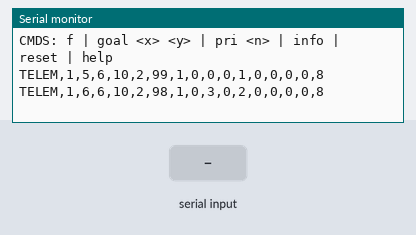
Simulated run of this sketch. Board: ESP8266 (NodeMCU). Parts: the last lines printed to the serial monitor. Inputs (shaded band) come from the test bench.

Above: at 1.4 s.
1.5 s: "fail\n" received over Serial
At 1.9 s:
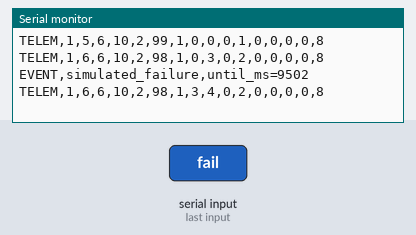
3.0 s: "pri\n" received over Serial
4.5 s: "info\n" received over Serial
6.0 s: "reset\n" received over Serial
At 6.5 s:
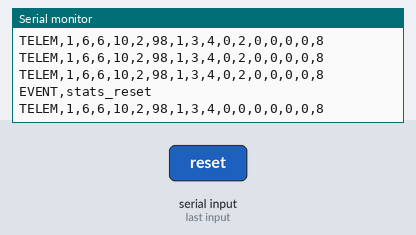
7.5 s: "90,45\n" received over Serial
10.5 s: "goal 90 45\n" received over Serial
Timing chart, 0 to 13.5 s (numbered marks = the images above; inputs shaded):
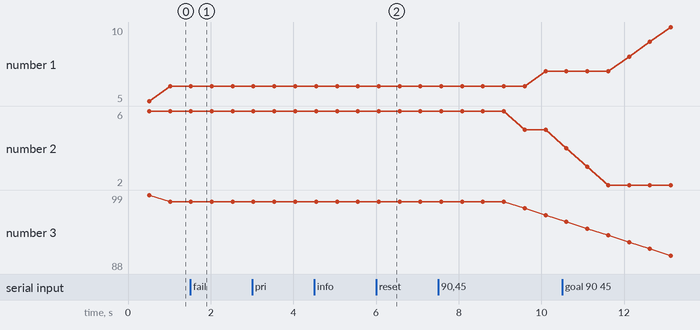

Measured:
- after the input at 1.5 s, the serial monitor: prints a new line at once (image 1)
- after the input at 6.0 s, the serial monitor: prints a new line at once (image 2)

The sketch:

esp8266.ino
```cpp
/*
 * ============================================================================
 * FUSION26 - Decentralized Warehouse AMR Fleet
 * ESP8266 + ESP-NOW firmware  (one board == one robot)
 * ============================================================================
 *
 * Each board is an independent decision-maker:
 *   1. keeps its own position, goal, battery, priority, status
 *   2. broadcasts a compact state/action packet over ESP-NOW
 *   3. receives peers' packets into a neighbor table
 *   4. expires stale peers and detects failures locally
 *   5. runs a tiny message-passing GNN (self + mean of neighbors)
 *   6. masks the proposed action with an independent safety filter
 *   7. executes one grid step, or WAITs
 *   8. adopts a failed peer's task if it is the best-placed claimant
 *
 * There is NO central controller. Peers talk directly (broadcast).
 *
 * ---------------------------------------------------------------------------
 * FLASHING (Arduino IDE):
 *   1. Tools > Board > "NodeMCU 1.0 (ESP-12E Module)" (or your board)
 *   2. Set a UNIQUE robot id below (ROBOT_ID) for every board and re-upload.
 *   3. Open Serial Monitor at 115200 baud.
 * ---------------------------------------------------------------------------
 * Serial commands (newline terminated):
 *   f            simulate this robot failing (go silent for a few sec)
 *   goal <x> <y> set my goal to a grid cell
 *   pri <n>      set my priority 0..10
 *   info         print configuration + MAC
 *   reset        clear statistics
 *   help         list commands
 * ============================================================================
 */

#include <ESP8266WiFi.h>

extern "C" {
#include <espnow.h>
}

#include "config.h"
#include "robot_packet.h"
#include "robot_state.h"
#include "grid.h"
#include "tiny_gnn.h"
#include "neighbor_table.h"
#include "safety_filter.h"
#include "task_market.h"

/* ----------------------------- globals ---------------------------------- */

static uint8_t BROADCAST_MAC[6] = {0xFF, 0xFF, 0xFF, 0xFF, 0xFF, 0xFF};

static LocalState    selfState;
static NeighborTable neighborTable;
static WarehouseGrid grid;

static uint32_t gLastBroadcastMs = 0;
static uint32_t gLastMoveMs      = 0;
static uint32_t gLastTelemetryMs = 0;
static uint32_t gRng             = 0x1BADB002u ^ ((uint32_t)ROBOT_ID * 2654435761u);
static uint32_t gSilentUntilMs   = 0;
static uint16_t gSeq             = 0;

/* stats */
static uint32_t gMoves = 0, gWaits = 0, gConflicts = 0;
static uint32_t gAdoptions = 0, gDeliveries = 0, gGnnRuns = 0;
static uint32_t gLastInferUs = 0;
static int      gLastAction = ACT_WAIT;
static float    gLastScores[ACTIONS] = {0};

/* ESP-NOW receive queue (filled in callback, drained in loop) */
static const uint8_t RX_QUEUE_SIZE = 8;
static RobotPacket   gRxQueue[RX_QUEUE_SIZE];
static volatile uint8_t gRxHead = 0;
static volatile uint8_t gRxTail = 0;

/* ----------------------------- helpers ---------------------------------- */

static inline uint32_t xorshift32(uint32_t &s) {
  s ^= s << 13;
  s ^= s >> 17;
  s ^= s << 5;
  return s;
}

static void pickNewGoal() {
  for (int i = 0; i < 200; ++i) {
    int16_t gx = (int16_t)(xorshift32(gRng) % GRID_W);
    int16_t gy = (int16_t)(xorshift32(gRng) % GRID_H);
    if (!grid.isStaticBlocked(gx, gy) &&
        !(gx == selfState.x && gy == selfState.y)) {
      selfState.goalX = gx;
      selfState.goalY = gy;
      return;
    }
  }
}

static float computeCongestion(uint32_t now) {
  int count = 0;
  for (int id = 1; id < NeighborTable::SIZE; ++id) {
    const NeighborRecord &r = neighborTable.records[id];
    if (!neighborTable.isFresh(r, now)) continue;
    if (manhattanI(r.x, r.y, selfState.x, selfState.y) <= CONGESTION_RADIUS) ++count;
  }
  float c = (float)count / CONGESTION_SATURATION;
  return c > 1.0f ? 1.0f : c;
}

/* ----------------------------- radio ------------------------------------ */

static void onDataSent(uint8_t *mac, uint8_t status) {
  (void)mac;
  (void)status;
}

/* Keep this minimal: copy and return. No Serial, no inference. */
static void onDataRecv(uint8_t *mac, uint8_t *data, uint8_t len) {
  (void)mac;
  if (len != sizeof(RobotPacket)) return;
  uint8_t next = (uint8_t)((gRxHead + 1) % RX_QUEUE_SIZE);
  if (next == gRxTail) return; /* queue full: drop */
  memcpy(&gRxQueue[gRxHead], data, sizeof(RobotPacket));
  gRxHead = next;
}

static void setupRadio() {
  WiFi.mode(WIFI_STA);
  WiFi.disconnect();

  if (esp_now_init() != 0) {
    Serial.println(F("ERR,esp_now_init_failed"));
    return;
  }

  esp_now_set_self_role(ESP_NOW_ROLE_COMBO);
  esp_now_register_send_cb(onDataSent);
  esp_now_register_recv_cb(onDataRecv);

  /* Broadcast peer; channel must match on every board. */
  if (esp_now_add_peer(BROADCAST_MAC, ESP_NOW_ROLE_COMBO, ESPNOW_CHANNEL,
                       NULL, 0) != 0) {
    Serial.println(F("ERR,esp_now_add_peer_failed"));
  }
}

static void broadcastState(uint32_t now) {
  if (now - gLastBroadcastMs < BROADCAST_INTERVAL_MS) return;
  gLastBroadcastMs = now;

  /* While simulating a failure, stay silent. */
  if (gSilentUntilMs && now < gSilentUntilMs) return;

  RobotPacket p;
  p.protocolVersion = PROTOCOL_VERSION;
  p.robotId  = selfState.id;
  p.sequence = gSeq++;
  p.x = selfState.x;
  p.y = selfState.y;
  p.goalX = selfState.goalX;
  p.goalY = selfState.goalY;
  p.batteryPercent = selfState.batteryPercent;
  p.priority = selfState.priority;
  p.status = selfState.status;
  p.nextAction = selfState.nextAction;

  esp_now_send(BROADCAST_MAC, (uint8_t *)&p, sizeof(p));
}

/* --------------------------- neighbor handling --------------------------- */

static void drainRxQueue(uint32_t now) {
  while (gRxTail != gRxHead) {
    RobotPacket p;
    memcpy(&p, &gRxQueue[gRxTail], sizeof(RobotPacket));
    gRxTail = (uint8_t)((gRxTail + 1) % RX_QUEUE_SIZE);
    neighborTable.update(p, now);
  }
}

static void handleFailuresAndTasks(uint32_t now) {
  int newly = neighborTable.expire(now);
  (void)newly;

  for (int id = 1; id < NeighborTable::SIZE; ++id) {
    NeighborRecord &r = neighborTable.records[id];
    if (!r.seen) continue;

    if (r.failed && !r.taskAdopted &&
        shouldAdoptTask(selfState, r, neighborTable, now)) {
      r.taskAdopted = true;
      selfState.goalX = r.goalX;
      selfState.goalY = r.goalY;
      ++gAdoptions;
      Serial.printf("EVENT,task_adopted,from=%u,goal=%d:%d\n",
                    r.robotId, (int)r.goalX, (int)r.goalY);
    }
  }
}

/* ------------------------------- control -------------------------------- */

static void stepMovement(uint32_t now) {
  if (now - gLastMoveMs < MOVE_INTERVAL_MS) return;
  gLastMoveMs = now;

  /* Simulated failure window: freeze and report FAILED. */
  if (gSilentUntilMs) {
    if (now < gSilentUntilMs) {
      selfState.status = ST_FAILED;
      selfState.nextAction = ACT_WAIT;
      gLastAction = ACT_WAIT;
      return;
    }
    gSilentUntilMs = 0;
    selfState.status = ST_WORKING;
    Serial.println(F("EVENT,resume"));
  }

  /* 1. Build local + neighbor features. */
  int16_t dx = (int16_t)(selfState.goalX - selfState.x);
  int16_t dy = (int16_t)(selfState.goalY - selfState.y);
  float congestion = computeCongestion(now);

  Features selfF = makeFeatures(dx, dy, selfState.batteryPercent,
                                selfState.priority, congestion,
                                selfState.status);

  Features neighF[MAX_NEIGHBORS];
  int n = neighborTable.nearestFeatures(selfState.x, selfState.y, now,
                                        neighF, MAX_NEIGHBORS);

  /* 2. Local GNN inference. */
  uint32_t t0 = micros();
  Scores sc = inferGNN(selfF, neighF, n);
  gLastInferUs = micros() - t0;
  ++gGnnRuns;
  for (int a = 0; a < ACTIONS; ++a) gLastScores[a] = sc.q[a];

  /* 3. Safety filter. */
  bool safe[ACTIONS];
  bool blockedAny = false;
  computeSafeActions(grid, neighborTable, selfState, now, safe, blockedAny);

  int action = chooseSafeAction(sc.q, safe);
  gLastAction = action;
  selfState.nextAction = (uint8_t)action;

  /* 4. Execute. */
  if (action == ACT_WAIT) {
    ++gWaits;
    selfState.status = blockedAny ? ST_BLOCKED : ST_WAITING;
    if (blockedAny) ++gConflicts;
  } else {
    int nx = selfState.x;
    int ny = selfState.y;
    applyAction((uint8_t)action, nx, ny);
    selfState.x = (int16_t)nx;
    selfState.y = (int16_t)ny;
    ++gMoves;
    selfState.status = ST_WORKING;
    if (selfState.batteryPercent > 0) {
      selfState.batteryPercent -= BATTERY_DRAIN_PER_MOVE;
    }
    if (selfState.x == selfState.goalX && selfState.y == selfState.goalY) {
      ++gDeliveries;
      Serial.printf("EVENT,delivery,id=%u,at=%d:%d\n",
                    selfState.id, (int)selfState.x, (int)selfState.y);
      pickNewGoal();
    }
  }
}

/* ------------------------------ telemetry ------------------------------- */

static void printTelemetry(uint32_t now) {
  if (now - gLastTelemetryMs < TELEMETRY_INTERVAL_MS) return;
  gLastTelemetryMs = now;

  Serial.printf(
      "TELEM,%u,%d,%d,%d,%d,%u,%u,%u,%u,%d,%lu,%lu,%lu,%lu,%lu,%lu\n",
      selfState.id, (int)selfState.x, (int)selfState.y,
      (int)selfState.goalX, (int)selfState.goalY,
      selfState.batteryPercent, selfState.priority, selfState.status,
      selfState.nextAction, neighborTable.freshCount(now),
      (unsigned long)gMoves, (unsigned long)gWaits,
      (unsigned long)gConflicts, (unsigned long)gAdoptions,
      (unsigned long)gDeliveries, (unsigned long)gLastInferUs);
}

static void printInfo() {
  Serial.printf("INFO,id=%u,proto=%u,channel=%u,grid=%dx%d\n",
                ROBOT_ID, PROTOCOL_VERSION, ESPNOW_CHANNEL, GRID_W, GRID_H);
  Serial.print(F("INFO,mac="));
  Serial.println(WiFi.macAddress());
  Serial.printf("INFO,pos=%d:%d,goal=%d:%d,priority=%u\n",
                (int)selfState.x, (int)selfState.y,
                (int)selfState.goalX, (int)selfState.goalY, selfState.priority);
  Serial.printf("INFO,scores=%d,%d,%d,%d,%d\n",
                (int)(gLastScores[0] * 100), (int)(gLastScores[1] * 100),
                (int)(gLastScores[2] * 100), (int)(gLastScores[3] * 100),
                (int)(gLastScores[4] * 100));
}

static void printHelp() {
  Serial.println(F("CMDS: f | goal <x> <y> | pri <n> | info | reset | help"));
}

static void handleSerial(uint32_t now) {
  if (!Serial.available()) return;
  String line = Serial.readStringUntil('\n');
  line.trim();
  if (line.length() == 0) return;

  char c = line.charAt(0);
  if (c == 'f' || line == "fail") {
    gSilentUntilMs = now + SIMULATED_FAILURE_MS;
    selfState.status = ST_FAILED;
    Serial.printf("EVENT,simulated_failure,until_ms=%lu\n",
                  (unsigned long)gSilentUntilMs);
  } else if (line.startsWith("goal")) {
    int gx = -1, gy = -1;
    if (sscanf(line.c_str(), "goal %d %d", &gx, &gy) == 2) {
      if (grid.inBounds(gx, gy) && !grid.isStaticBlocked(gx, gy)) {
        selfState.goalX = (int16_t)gx;
        selfState.goalY = (int16_t)gy;
        Serial.printf("EVENT,goal_set,goal=%d:%d\n", gx, gy);
      } else {
        Serial.println(F("ERR,bad_goal"));
      }
    }
  } else if (line.startsWith("pri")) {
    int p = -1;
    if (sscanf(line.c_str(), "pri %d", &p) == 1 && p >= 0 && p <= PRIORITY_MAX) {
      selfState.priority = (uint8_t)p;
      Serial.printf("EVENT,priority_set,%d\n", p);
    } else {
      Serial.println(F("ERR,bad_priority"));
    }
  } else if (line == "info") {
    printInfo();
  } else if (line == "reset") {
    gMoves = gWaits = gConflicts = gAdoptions = gDeliveries = gGnnRuns = 0;
    Serial.println(F("EVENT,stats_reset"));
  } else if (line == "help") {
    printHelp();
  } else {
    Serial.println(F("ERR,unknown_command"));
  }
}

/* -------------------------------- setup --------------------------------- */

static void setupState() {
  grid.buildDemoWarehouse();

  selfState.id = ROBOT_ID;
  selfState.batteryPercent = START_BATTERY;
  selfState.priority = 1;
  selfState.status = ST_WORKING;
  selfState.nextAction = ACT_WAIT;
  selfState.sequence = 0;

  /* Deterministic, distinct-ish starting cells for small fleets. */
  selfState.x = (int16_t)((ROBOT_ID * 5) % GRID_W);
  selfState.y = (int16_t)((ROBOT_ID * 7) % GRID_H);
  if (grid.isStaticBlocked(selfState.x, selfState.y)) {
    selfState.x = 0;
    selfState.y = 0;
  }
  pickNewGoal();
}

void setup() {
  Serial.begin(115200);
  delay(200);

  Serial.printf("\nBOOT,FUSION26,id=%u,proto=%u\n", ROBOT_ID, PROTOCOL_VERSION);
  setupState();
  setupRadio();
  Serial.print(F("MAC,"));
  Serial.println(WiFi.macAddress());
  Serial.printf("CFG,id=%u,channel=%u,grid=%dx%d,neighborTimeout=%d,failureTimeout=%d\n",
                ROBOT_ID, ESPNOW_CHANNEL, GRID_W, GRID_H,
                NEIGHBOR_TIMEOUT_MS, FAILURE_TIMEOUT_MS);
  printHelp();
}

/* --------------------------------- loop --------------------------------- */

void loop() {
  uint32_t now = millis();

  handleSerial(now);
  drainRxQueue(now);
  handleFailuresAndTasks(now);
  stepMovement(now);
  broadcastState(now);
  printTelemetry(now);

  delay(LOOP_TICK_MS);
}
```

grid.h
```cpp
/*
 * FUSION26 - local occupancy grid.
 *
 * All boards use the same deterministic demo warehouse so that their
 * safety filters agree. A production version would load a shared map.
 */
#pragma once

#include <Arduino.h>
#include "config.h"

class WarehouseGrid {
 public:
  uint8_t cells[GRID_H][GRID_W]; /* 0 = free, 1 = static blocked */

  WarehouseGrid() { clear(); }

  void clear() {
    for (int y = 0; y < GRID_H; ++y)
      for (int x = 0; x < GRID_W; ++x) cells[y][x] = 0;
  }

  inline bool inBounds(int x, int y) const {
    return x >= 0 && x < GRID_W && y >= 0 && y < GRID_H;
  }

  inline bool isStaticBlocked(int x, int y) const {
    return !inBounds(x, y) || cells[y][x] != 0;
  }

  inline void setBlocked(int x, int y, uint8_t v = 1) {
    if (inBounds(x, y)) cells[y][x] = v;
  }

  /* Regular 2x2 shelf blocks on a 5-cell pitch -> warehouse aisles. */
  void buildDemoWarehouse() {
    clear();
    for (int sx = 3; sx < GRID_W - 3; sx += 5) {
      for (int sy = 3; sy < GRID_H - 3; sy += 5) {
        for (int dx = 0; dx < 2; ++dx)
          for (int dy = 0; dy < 2; ++dy) setBlocked(sx + dx, sy + dy);
      }
    }
  }
};
```

robot_packet.h
```cpp
/*
 * FUSION26 - wire packet + enums.
 *
 * IMPORTANT: both firmware builds must use exactly this field order and
 * the same #pragma pack(1). Bump PROTOCOL_VERSION on any change.
 */
#pragma once

#include <Arduino.h>
#include "config.h"

/* Actions: index 0..4 is also the GNN output order. */
enum Action : uint8_t {
  ACT_UP = 0,
  ACT_DOWN = 1,
  ACT_LEFT = 2,
  ACT_RIGHT = 3,
  ACT_WAIT = 4
};

/* Robot status values carried in the packet. */
enum RobotStatus : uint8_t {
  ST_WORKING = 0,
  ST_WAITING = 1,
  ST_BLOCKED = 2,
  ST_FAILED = 3
};

#pragma pack(push, 1)
struct RobotPacket {
  uint8_t  protocolVersion;
  uint8_t  robotId;
  uint16_t sequence;

  int16_t  x;
  int16_t  y;
  int16_t  goalX;
  int16_t  goalY;

  uint8_t  batteryPercent; /* 0..100                     */
  uint8_t  priority;       /* 0..PRIORITY_MAX            */
  uint8_t  status;         /* RobotStatus                */
  uint8_t  nextAction;     /* Action the robot intends   */
};
#pragma pack(pop)

/* ---------------------------------------------------------------- */
/* Shared, side-effect-free helpers used by safety + planning code.  */
/* ---------------------------------------------------------------- */

inline int actionDX(uint8_t action) {
  return (action == ACT_LEFT) ? -1 : ((action == ACT_RIGHT) ? 1 : 0);
}

inline int actionDY(uint8_t action) {
  return (action == ACT_UP) ? -1 : ((action == ACT_DOWN) ? 1 : 0);
}

/* Apply an action to a coordinate pair. WAIT leaves it unchanged. */
inline void applyAction(uint8_t action, int &x, int &y) {
  x += actionDX(action);
  y += actionDY(action);
}
```

robot_state.h
```cpp
/* FUSION26 - the local robot's own state (not the wire format). */
#pragma once

#include <Arduino.h>

struct LocalState {
  uint8_t  id;
  int16_t  x;
  int16_t  y;
  int16_t  goalX;
  int16_t  goalY;
  uint8_t  batteryPercent;
  uint8_t  priority;
  uint8_t  status;
  uint8_t  nextAction;
  uint16_t sequence;

  LocalState()
      : id(0), x(0), y(0), goalX(0), goalY(0), batteryPercent(100),
        priority(1), status(0), nextAction(4), sequence(0) {}
};
```

task_market.h
```cpp
/*
 * FUSION26 - decentralized task recovery after a robot failure.
 *
 * This is deliberately NOT a central auction. When a peer times out,
 * every healthy robot independently asks: "am I the best-placed node to
 * take over its unfinished goal?" using a deterministic rule:
 *
 *     adopt if no FRESH healthy peer is strictly closer to the failed
 *     robot, breaking distance ties by lower robot id.
 *
 * Because every robot runs the same rule on its local view, exactly one
 * robot should claim the task in a well-connected network. Views can
 * disagree under packet loss (the guide warns about this), so this is a
 * best-effort heuristic, not a consensus protocol.
 */
#pragma once

#include <Arduino.h>
#include "config.h"
#include "robot_state.h"
#include "neighbor_table.h"

inline int manhattanI(int x1, int y1, int x2, int y2) {
  return abs(x1 - x2) + abs(y1 - y2);
}

inline bool shouldAdoptTask(const LocalState &self,
                            const NeighborRecord &failedPeer,
                            const NeighborTable &nb,
                            uint32_t now) {
  if (failedPeer.taskAdopted) return false;
  if (failedPeer.goalX < 0 || failedPeer.goalY < 0) return false;

  const int myDist = manhattanI(self.x, self.y, failedPeer.x, failedPeer.y);

  for (int id = 1; id < NeighborTable::SIZE; ++id) {
    if (id == self.id) continue;
    const NeighborRecord &r = nb.records[id];
    if (!nb.isFresh(r, now)) continue;
    if (r.failed) continue;

    const int d = manhattanI(r.x, r.y, failedPeer.x, failedPeer.y);
    if (d < myDist) return false;
    if (d == myDist && r.robotId < self.id) return false;
  }
  return true;
}
```

Source omitted: neighbor_table.h (4352 bytes), safety_filter.h (2968 bytes), tiny_gnn.h (3330 bytes), tiny_gnn_weights.h (3438 bytes), config.h (1901 bytes)
